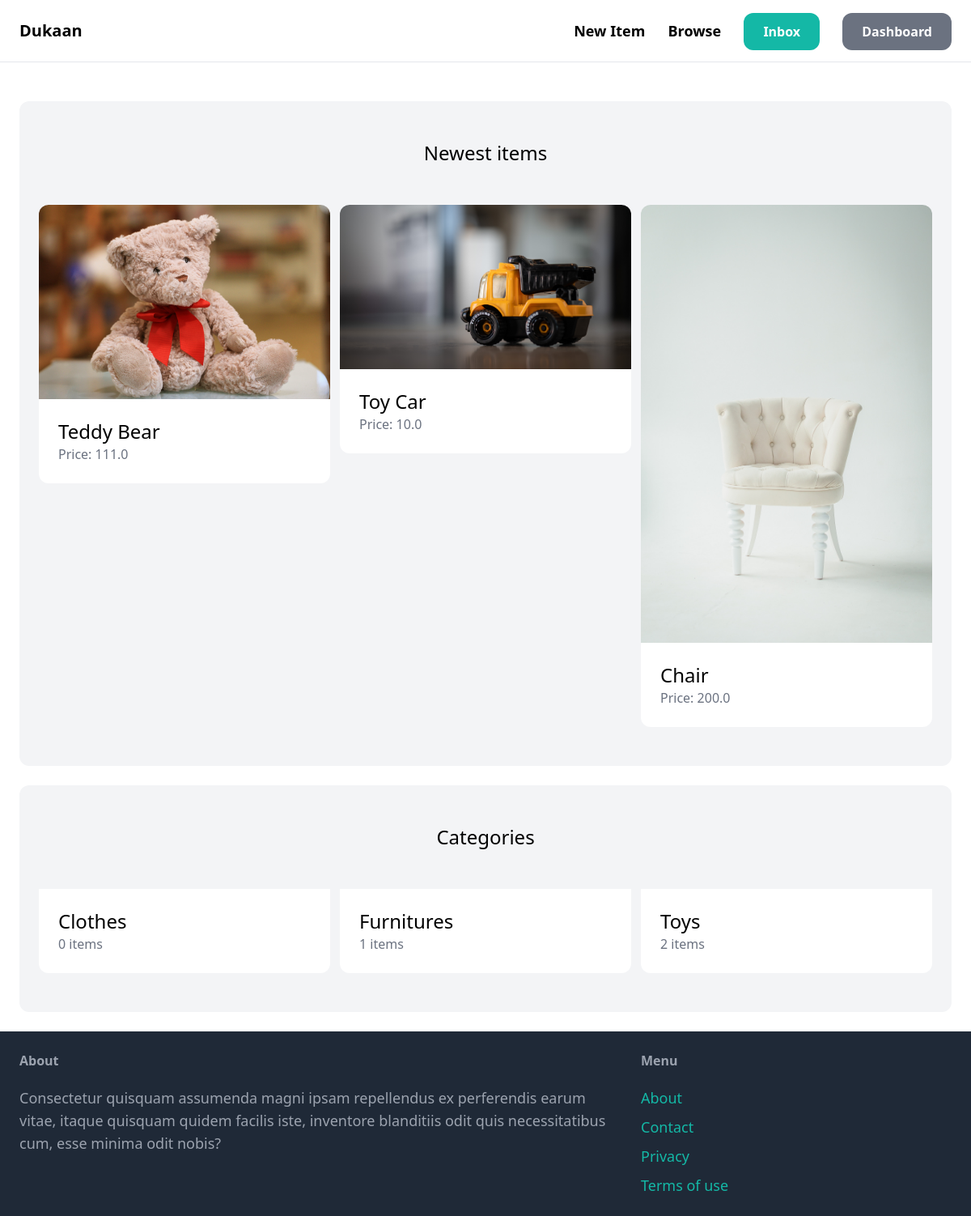
The app's page / (signed in) with its own data.
### item/models.py (models this page shows, shortened)
class Item(models.Model):
    category = models.ForeignKey(Category, related_name='items', on_delete=models.CASCADE)
    name = models.CharField(max_length=255)
    description = models.TextField(blank=True, null=True)
    price = models.FloatField()
    image = models.ImageField(upload_to='items_images', blank=True, null=True)
    is_sold = models.BooleanField(default=False)
    created_by = models.ForeignKey(User, related_name='items', on_delete=models.CASCADE)
    created_at = models.DateTimeField(auto_now_add=True)

class Category(models.Model):
    name = models.CharField(max_length=255)
    class Meta:
        ordering = ('name',)
        verbose_name_plural = 'Categories'

### core/views.py (the view)
# urls.py: path('',views.index, name='index'),
def index(request):
    items = Item.objects.filter(is_sold=False) [0:6]
    categories = Category.objects.all()
    return render(request, 'core/index.html',{
        'categories': categories,
        'items': items,
    })

### core/templates/core/index.html (shortened to what this page needs)
{% extends 'core/base.html' %}
{% block content %}
    <div class = "mt-6 px-6 py-12 bg-gray-100 rounded-xl">
        <h2 class = "mb-12 text-2xl text-center">Newest items</h2>
        <div class="grid grid-cols-3 gap-3">
            {% for item in items %}
            <div>
                <a href="{% url 'item:detail' item.id %}">
                    <div>
                        <img src="{{item.image.url}}" class="rounded-t-xl">
                    </div>
                    <div class="p-6 bg-white rounded-b-xl">
                        <h2 class="text-2xl">{{ item.name }} </h2>
                        <p class="text-gray-500"> Price: {{item.price}}</p>
                    </div>
                </a>
            </div>
            {% endfor %}
        </div>
    </div>
    <div class = "mt-6 px-6 py-12 bg-gray-100 rounded-xl">
        <h2 class = "mb-12 text-2xl text-center">Categories</h2>
        <div class="grid grid-cols-3 gap-3">
            {% for category in categories %}
            <div>
                <a href="#">
                    <div class="p-6 bg-white rounded-b-xl">
                        <h2 class="text-2xl">{{ category.name }} </h2>
                        <p class="text-gray-500"> {{category.items.count}} items</p>
                    </div>
                </a>
            </div>
            {% endfor %}
        </div>
    </div>
{% endblock %}

### records on screen
Item: image (picture), name "Teddy Bear", price "111.0"
Item: image (picture), name "Toy Car", price "10.0"
Item: image (picture), name "Chair", price "200.0"
Category: name "Clothes", items.count "0"
Category: name "Furnitures", items.count "1"
Category: name "Toys", items.count "2"
